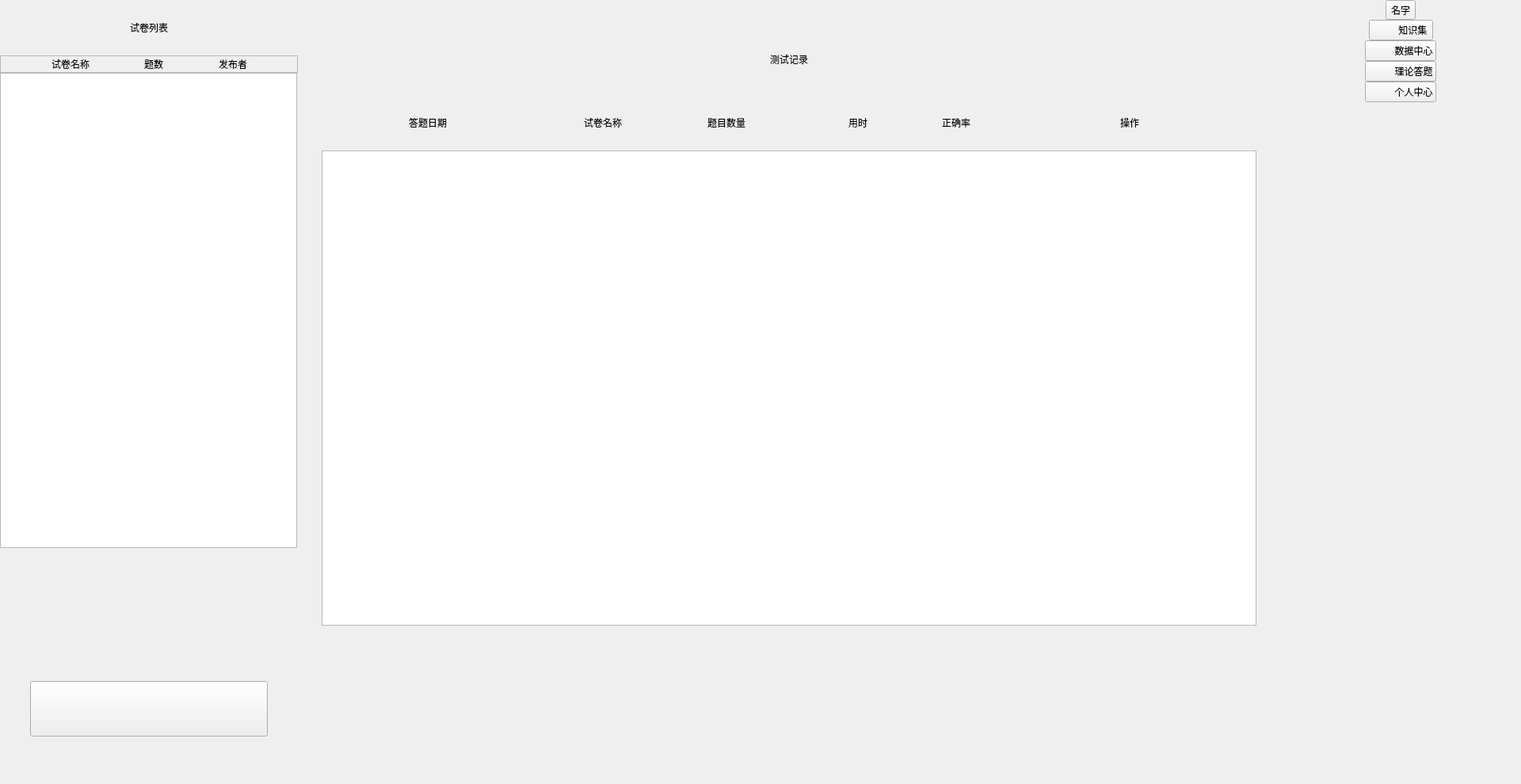
<?xml version="1.0" encoding="UTF-8"?>
<ui version="4.0">
 <class>SYQuestionExamListWindow</class>
 <widget class="QWidget" name="SYQuestionExamListWindow">
  <property name="enabled">
   <bool>true</bool>
  </property>
  <property name="geometry">
   <rect>
    <x>0</x>
    <y>0</y>
    <width>1920</width>
    <height>990</height>
   </rect>
  </property>
  <property name="sizePolicy">
   <sizepolicy hsizetype="Expanding" vsizetype="Expanding">
    <horstretch>0</horstretch>
    <verstretch>0</verstretch>
   </sizepolicy>
  </property>
  <property name="windowTitle">
   <string>SimLaparo</string>
  </property>
  <layout class="QHBoxLayout" name="horizontalLayout_28">
   <property name="spacing">
    <number>0</number>
   </property>
   <property name="leftMargin">
    <number>0</number>
   </property>
   <property name="topMargin">
    <number>0</number>
   </property>
   <property name="rightMargin">
    <number>0</number>
   </property>
   <property name="bottomMargin">
    <number>0</number>
   </property>
   <item>
    <widget class="QFrame" name="leftFrame">
     <property name="minimumSize">
      <size>
       <width>376</width>
       <height>0</height>
      </size>
     </property>
     <property name="maximumSize">
      <size>
       <width>376</width>
       <height>16777215</height>
      </size>
     </property>
     <property name="frameShape">
      <enum>QFrame::NoFrame</enum>
     </property>
     <property name="frameShadow">
      <enum>QFrame::Raised</enum>
     </property>
     <layout class="QVBoxLayout" name="verticalLayout_5">
      <property name="spacing">
       <number>0</number>
      </property>
      <property name="leftMargin">
       <number>0</number>
      </property>
      <property name="topMargin">
       <number>0</number>
      </property>
      <property name="rightMargin">
       <number>0</number>
      </property>
      <property name="bottomMargin">
       <number>0</number>
      </property>
      <item>
       <widget class="QLabel" name="lb_paperlist">
        <property name="minimumSize">
         <size>
          <width>4</width>
          <height>70</height>
         </size>
        </property>
        <property name="maximumSize">
         <size>
          <width>16777215</width>
          <height>70</height>
         </size>
        </property>
        <property name="text">
         <string>试卷列表</string>
        </property>
        <property name="alignment">
         <set>Qt::AlignCenter</set>
        </property>
       </widget>
      </item>
      <item>
       <widget class="QFrame" name="subFrame">
        <property name="sizePolicy">
         <sizepolicy hsizetype="Preferred" vsizetype="Preferred">
          <horstretch>0</horstretch>
          <verstretch>0</verstretch>
         </sizepolicy>
        </property>
        <property name="frameShape">
         <enum>QFrame::StyledPanel</enum>
        </property>
        <property name="frameShadow">
         <enum>QFrame::Raised</enum>
        </property>
        <layout class="QHBoxLayout" name="horizontalLayout_4">
         <property name="leftMargin">
          <number>0</number>
         </property>
         <property name="topMargin">
          <number>0</number>
         </property>
         <property name="rightMargin">
          <number>0</number>
         </property>
         <property name="bottomMargin">
          <number>0</number>
         </property>
         <item>
          <spacer name="horizontalSpacer">
           <property name="orientation">
            <enum>Qt::Horizontal</enum>
           </property>
           <property name="sizeHint" stdset="0">
            <size>
             <width>55</width>
             <height>20</height>
            </size>
           </property>
          </spacer>
         </item>
         <item>
          <widget class="QLabel" name="lb_left1">
           <property name="text">
            <string>试卷名称</string>
           </property>
           <property name="alignment">
            <set>Qt::AlignLeading|Qt::AlignLeft|Qt::AlignVCenter</set>
           </property>
          </widget>
         </item>
         <item>
          <spacer name="horizontalSpacer_2">
           <property name="orientation">
            <enum>Qt::Horizontal</enum>
           </property>
           <property name="sizeHint" stdset="0">
            <size>
             <width>54</width>
             <height>20</height>
            </size>
           </property>
          </spacer>
         </item>
         <item>
          <widget class="QLabel" name="lb_left2">
           <property name="text">
            <string>题数</string>
           </property>
          </widget>
         </item>
         <item>
          <spacer name="horizontalSpacer_3">
           <property name="orientation">
            <enum>Qt::Horizontal</enum>
           </property>
           <property name="sizeHint" stdset="0">
            <size>
             <width>55</width>
             <height>20</height>
            </size>
           </property>
          </spacer>
         </item>
         <item>
          <widget class="QLabel" name="lb_left3">
           <property name="text">
            <string>发布者</string>
           </property>
          </widget>
         </item>
         <item>
          <spacer name="horizontalSpacer_4">
           <property name="orientation">
            <enum>Qt::Horizontal</enum>
           </property>
           <property name="sizeHint" stdset="0">
            <size>
             <width>54</width>
             <height>20</height>
            </size>
           </property>
          </spacer>
         </item>
        </layout>
       </widget>
      </item>
      <item>
       <widget class="QListWidget" name="list_eaxmpaper">
        <property name="minimumSize">
         <size>
          <width>375</width>
          <height>600</height>
         </size>
        </property>
        <property name="maximumSize">
         <size>
          <width>375</width>
          <height>600</height>
         </size>
        </property>
        <property name="horizontalScrollBarPolicy">
         <enum>Qt::ScrollBarAlwaysOff</enum>
        </property>
        <property name="alternatingRowColors">
         <bool>true</bool>
        </property>
       </widget>
      </item>
      <item>
       <spacer name="verticalSpacer_2">
        <property name="orientation">
         <enum>Qt::Vertical</enum>
        </property>
        <property name="sizeType">
         <enum>QSizePolicy::Expanding</enum>
        </property>
        <property name="sizeHint" stdset="0">
         <size>
          <width>20</width>
          <height>80</height>
         </size>
        </property>
       </spacer>
      </item>
      <item>
       <layout class="QHBoxLayout" name="horizontalLayout_3">
        <item>
         <widget class="QPushButton" name="randexam">
          <property name="minimumSize">
           <size>
            <width>300</width>
            <height>70</height>
           </size>
          </property>
          <property name="maximumSize">
           <size>
            <width>300</width>
            <height>70</height>
           </size>
          </property>
          <property name="text">
           <string/>
          </property>
         </widget>
        </item>
       </layout>
      </item>
      <item>
       <spacer name="verticalSpacer_3">
        <property name="orientation">
         <enum>Qt::Vertical</enum>
        </property>
        <property name="sizeType">
         <enum>QSizePolicy::Fixed</enum>
        </property>
        <property name="sizeHint" stdset="0">
         <size>
          <width>20</width>
          <height>60</height>
         </size>
        </property>
       </spacer>
      </item>
     </layout>
    </widget>
   </item>
   <item>
    <widget class="QFrame" name="centerFrame">
     <property name="minimumSize">
      <size>
       <width>900</width>
       <height>0</height>
      </size>
     </property>
     <property name="frameShape">
      <enum>QFrame::NoFrame</enum>
     </property>
     <property name="frameShadow">
      <enum>QFrame::Raised</enum>
     </property>
     <layout class="QVBoxLayout" name="verticalLayout_17">
      <property name="spacing">
       <number>0</number>
      </property>
      <property name="leftMargin">
       <number>30</number>
      </property>
      <property name="topMargin">
       <number>30</number>
      </property>
      <property name="rightMargin">
       <number>30</number>
      </property>
      <property name="bottomMargin">
       <number>30</number>
      </property>
      <item>
       <widget class="QFrame" name="questinfoframe">
        <property name="minimumSize">
         <size>
          <width>0</width>
          <height>90</height>
         </size>
        </property>
        <property name="maximumSize">
         <size>
          <width>16777215</width>
          <height>90</height>
         </size>
        </property>
        <layout class="QHBoxLayout" name="horizontalLayout">
         <item>
          <widget class="QLabel" name="label_10">
           <property name="text">
            <string>测试记录</string>
           </property>
           <property name="alignment">
            <set>Qt::AlignCenter</set>
           </property>
          </widget>
         </item>
        </layout>
       </widget>
      </item>
      <item>
       <widget class="QFrame" name="questContentFrame">
        <layout class="QVBoxLayout" name="verticalLayout">
         <property name="spacing">
          <number>0</number>
         </property>
         <property name="leftMargin">
          <number>0</number>
         </property>
         <property name="topMargin">
          <number>0</number>
         </property>
         <property name="rightMargin">
          <number>0</number>
         </property>
         <property name="bottomMargin">
          <number>0</number>
         </property>
         <item>
          <widget class="QFrame" name="headfame">
           <property name="minimumSize">
            <size>
             <width>0</width>
             <height>70</height>
            </size>
           </property>
           <property name="maximumSize">
            <size>
             <width>16777215</width>
             <height>70</height>
            </size>
           </property>
           <layout class="QHBoxLayout" name="horizontalLayout_2">
            <item>
             <widget class="QLabel" name="lb_1">
              <property name="minimumSize">
               <size>
                <width>250</width>
                <height>0</height>
               </size>
              </property>
              <property name="maximumSize">
               <size>
                <width>250</width>
                <height>16777215</height>
               </size>
              </property>
              <property name="text">
               <string>答题日期</string>
              </property>
              <property name="alignment">
               <set>Qt::AlignCenter</set>
              </property>
             </widget>
            </item>
            <item>
             <widget class="QLabel" name="lb_2">
              <property name="minimumSize">
               <size>
                <width>180</width>
                <height>0</height>
               </size>
              </property>
              <property name="maximumSize">
               <size>
                <width>180</width>
                <height>16777215</height>
               </size>
              </property>
              <property name="text">
               <string>试卷名称</string>
              </property>
              <property name="alignment">
               <set>Qt::AlignCenter</set>
              </property>
             </widget>
            </item>
            <item>
             <widget class="QLabel" name="lb_3">
              <property name="minimumSize">
               <size>
                <width>120</width>
                <height>0</height>
               </size>
              </property>
              <property name="maximumSize">
               <size>
                <width>120</width>
                <height>16777215</height>
               </size>
              </property>
              <property name="text">
               <string>题目数量</string>
              </property>
              <property name="alignment">
               <set>Qt::AlignCenter</set>
              </property>
             </widget>
            </item>
            <item>
             <widget class="QLabel" name="lb_5">
              <property name="minimumSize">
               <size>
                <width>200</width>
                <height>0</height>
               </size>
              </property>
              <property name="maximumSize">
               <size>
                <width>200</width>
                <height>16777215</height>
               </size>
              </property>
              <property name="text">
               <string>用时</string>
              </property>
              <property name="alignment">
               <set>Qt::AlignCenter</set>
              </property>
             </widget>
            </item>
            <item>
             <widget class="QLabel" name="lb_4">
              <property name="minimumSize">
               <size>
                <width>80</width>
                <height>0</height>
               </size>
              </property>
              <property name="maximumSize">
               <size>
                <width>80</width>
                <height>16777215</height>
               </size>
              </property>
              <property name="text">
               <string>正确率</string>
              </property>
             </widget>
            </item>
            <item>
             <widget class="QLabel" name="label">
              <property name="text">
               <string>操作</string>
              </property>
              <property name="alignment">
               <set>Qt::AlignCenter</set>
              </property>
             </widget>
            </item>
           </layout>
          </widget>
         </item>
         <item>
          <widget class="QListWidget" name="list_examrecords">
           <property name="minimumSize">
            <size>
             <width>1180</width>
             <height>600</height>
            </size>
           </property>
           <property name="maximumSize">
            <size>
             <width>16777215</width>
             <height>600</height>
            </size>
           </property>
           <property name="horizontalScrollBarPolicy">
            <enum>Qt::ScrollBarAlwaysOff</enum>
           </property>
           <property name="alternatingRowColors">
            <bool>true</bool>
           </property>
          </widget>
         </item>
         <item>
          <spacer name="verticalSpacer">
           <property name="orientation">
            <enum>Qt::Vertical</enum>
           </property>
           <property name="sizeHint" stdset="0">
            <size>
             <width>20</width>
             <height>40</height>
            </size>
           </property>
          </spacer>
         </item>
         <item>
          <widget class="QPushButton" name="bt_importquest">
           <property name="enabled">
            <bool>true</bool>
           </property>
           <property name="minimumSize">
            <size>
             <width>0</width>
             <height>0</height>
            </size>
           </property>
           <property name="maximumSize">
            <size>
             <width>0</width>
             <height>0</height>
            </size>
           </property>
           <property name="text">
            <string/>
           </property>
          </widget>
         </item>
        </layout>
       </widget>
      </item>
     </layout>
    </widget>
   </item>
   <item>
    <widget class="QFrame" name="rightFrame">
     <property name="frameShape">
      <enum>QFrame::NoFrame</enum>
     </property>
     <property name="frameShadow">
      <enum>QFrame::Raised</enum>
     </property>
     <layout class="QVBoxLayout" name="verticalLayout_5">
      <property name="spacing">
       <number>0</number>
      </property>
      <property name="leftMargin">
       <number>0</number>
      </property>
      <property name="topMargin">
       <number>0</number>
      </property>
      <property name="rightMargin">
       <number>0</number>
      </property>
      <property name="bottomMargin">
       <number>0</number>
      </property>
      <item>
       <layout class="QVBoxLayout" name="verticalLayout_4" stretch="0,0,0,0,0,1">
        <property name="spacing">
         <number>0</number>
        </property>
        <item>
         <layout class="QHBoxLayout" name="horizontalLayout_6">
          <item>
           <spacer name="horizontalSpacer_8">
            <property name="orientation">
             <enum>Qt::Horizontal</enum>
            </property>
            <property name="sizeHint" stdset="0">
             <size>
              <width>40</width>
              <height>20</height>
             </size>
            </property>
           </spacer>
          </item>
          <item>
           <widget class="QToolButton" name="headBtn">
            <property name="text">
             <string>名字</string>
            </property>
            <property name="checkable">
             <bool>false</bool>
            </property>
            <property name="toolButtonStyle">
             <enum>Qt::ToolButtonTextUnderIcon</enum>
            </property>
           </widget>
          </item>
          <item>
           <spacer name="horizontalSpacer_10">
            <property name="orientation">
             <enum>Qt::Horizontal</enum>
            </property>
            <property name="sizeHint" stdset="0">
             <size>
              <width>40</width>
              <height>20</height>
             </size>
            </property>
           </spacer>
          </item>
         </layout>
        </item>
        <item>
         <layout class="QHBoxLayout" name="horizontalLayout_7">
          <item>
           <spacer name="horizontalSpacer_11">
            <property name="orientation">
             <enum>Qt::Horizontal</enum>
            </property>
            <property name="sizeHint" stdset="0">
             <size>
              <width>40</width>
              <height>20</height>
             </size>
            </property>
           </spacer>
          </item>
          <item>
           <widget class="QPushButton" name="knowledgeLibBtn">
            <property name="focusPolicy">
             <enum>Qt::NoFocus</enum>
            </property>
            <property name="text">
             <string>          知识集 </string>
            </property>
            <property name="checkable">
             <bool>true</bool>
            </property>
            <property name="flat">
             <bool>false</bool>
            </property>
           </widget>
          </item>
          <item>
           <spacer name="horizontalSpacer_12">
            <property name="orientation">
             <enum>Qt::Horizontal</enum>
            </property>
            <property name="sizeHint" stdset="0">
             <size>
              <width>40</width>
              <height>20</height>
             </size>
            </property>
           </spacer>
          </item>
         </layout>
        </item>
        <item>
         <layout class="QHBoxLayout" name="horizontalLayout_9">
          <item>
           <spacer name="horizontalSpacer_14">
            <property name="orientation">
             <enum>Qt::Horizontal</enum>
            </property>
            <property name="sizeHint" stdset="0">
             <size>
              <width>40</width>
              <height>20</height>
             </size>
            </property>
           </spacer>
          </item>
          <item>
           <widget class="QPushButton" name="dataCenterBtn">
            <property name="focusPolicy">
             <enum>Qt::NoFocus</enum>
            </property>
            <property name="text">
             <string>          数据中心</string>
            </property>
            <property name="checkable">
             <bool>true</bool>
            </property>
           </widget>
          </item>
          <item>
           <spacer name="horizontalSpacer_15">
            <property name="orientation">
             <enum>Qt::Horizontal</enum>
            </property>
            <property name="sizeHint" stdset="0">
             <size>
              <width>40</width>
              <height>20</height>
             </size>
            </property>
           </spacer>
          </item>
         </layout>
        </item>
        <item>
         <layout class="QHBoxLayout" name="horizontalLayout_12">
          <item>
           <spacer name="horizontalSpacer_16">
            <property name="orientation">
             <enum>Qt::Horizontal</enum>
            </property>
            <property name="sizeHint" stdset="0">
             <size>
              <width>40</width>
              <height>20</height>
             </size>
            </property>
           </spacer>
          </item>
          <item>
           <widget class="QPushButton" name="answerBtn">
            <property name="focusPolicy">
             <enum>Qt::NoFocus</enum>
            </property>
            <property name="text">
             <string>          理论答题</string>
            </property>
            <property name="checkable">
             <bool>true</bool>
            </property>
           </widget>
          </item>
          <item>
           <spacer name="horizontalSpacer_17">
            <property name="orientation">
             <enum>Qt::Horizontal</enum>
            </property>
            <property name="sizeHint" stdset="0">
             <size>
              <width>40</width>
              <height>20</height>
             </size>
            </property>
           </spacer>
          </item>
         </layout>
        </item>
        <item>
         <layout class="QHBoxLayout" name="horizontalLayout_13">
          <item>
           <spacer name="horizontalSpacer_18">
            <property name="orientation">
             <enum>Qt::Horizontal</enum>
            </property>
            <property name="sizeHint" stdset="0">
             <size>
              <width>40</width>
              <height>20</height>
             </size>
            </property>
           </spacer>
          </item>
          <item>
           <widget class="QPushButton" name="personCenterBtn">
            <property name="focusPolicy">
             <enum>Qt::NoFocus</enum>
            </property>
            <property name="text">
             <string>          个人中心</string>
            </property>
            <property name="checkable">
             <bool>true</bool>
            </property>
           </widget>
          </item>
          <item>
           <spacer name="horizontalSpacer_19">
            <property name="orientation">
             <enum>Qt::Horizontal</enum>
            </property>
            <property name="sizeHint" stdset="0">
             <size>
              <width>40</width>
              <height>20</height>
             </size>
            </property>
           </spacer>
          </item>
         </layout>
        </item>
        <item>
         <spacer name="verticalSpacer_5">
          <property name="orientation">
           <enum>Qt::Vertical</enum>
          </property>
          <property name="sizeHint" stdset="0">
           <size>
            <width>20</width>
            <height>40</height>
           </size>
          </property>
         </spacer>
        </item>
       </layout>
      </item>
     </layout>
    </widget>
   </item>
  </layout>
 </widget>
 <resources/>
 <connections/>
</ui>
